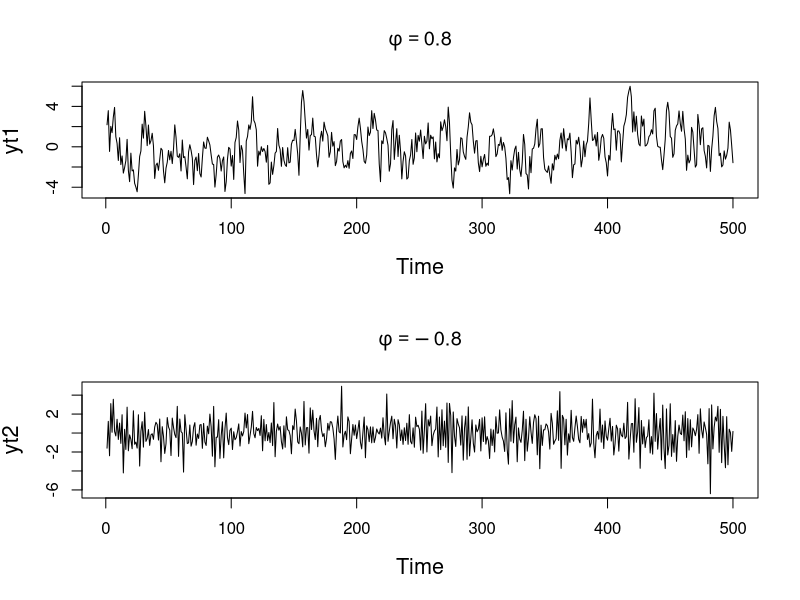
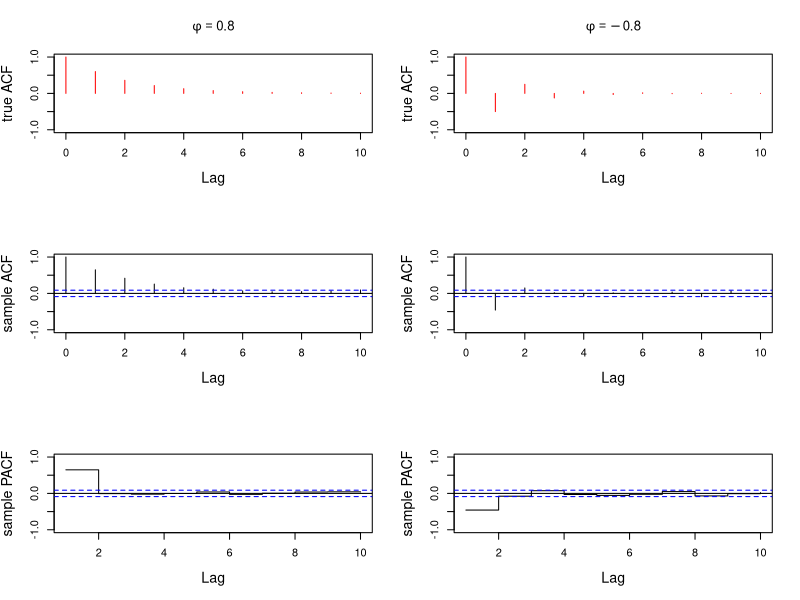

Source code (R) for these figures, in order:
###############################
#####    sample ar(1)     #####
###############################
#
# sample data from 2 ar(1) processes and plot their ACF and PACF functions
#
set.seed(2021)
T=500 # number of time points
#
# sample data from an ar(1) with ar coefficient phi = 0.9 and variance 1
#
v=2.0 # innovation variance
sd=sqrt(v) #innovation stantard deviation
phi1=0.6 # ar coefficient
yt1=arima.sim(n = T, model = list(ar = phi1), sd = sd)

#
# sample data from an ar(1) with ar coefficient phi = -0.9 and variance 1
#
phi2=-0.5 # ar coefficient
yt2=arima.sim(n = T, model = list(ar = phi2), sd = sd)

par(mfrow = c(2, 1), cex.lab = 1.3)
plot(yt1,main=expression(phi==0.8))
plot(yt2,main=expression(phi==-0.8))

par(mfrow = c(3, 2), cex.lab = 1.3)
lag.max=10 # max lag
#
## plot true ACFs for both processes
#

cov_0=sd^2/(1-phi1^2) # compute auto-covariance at h=0

cov_h=phi1^(0:lag.max)*cov_0 # compute auto-covariance at h
plot(0:lag.max, cov_h/cov_0, pch = 1, type = 'h', col = 'red',
     ylab = "true ACF", xlab = "Lag",ylim=c(-1,1), main=expression(phi==0.8))

cov_0=sd^2/(1-phi2^2) # compute auto-covariance at h=0
cov_h=phi2^(0:lag.max)*cov_0 # compute auto-covariance at h
# Plot autocorrelation function (ACF)
plot(0:lag.max, cov_h/cov_0, pch = 1, type = 'h', col = 'red',
     ylab = "true ACF", xlab = "Lag",ylim=c(-1,1),main=expression(phi==-0.8))

## plot sample ACFs for both processes
#
acf(yt1, lag.max = lag.max, type = "correlation", ylab = "sample ACF",
    lty = 1, ylim = c(-1, 1), main = " ")
acf(yt2, lag.max = lag.max, type = "correlation", ylab = "sample ACF",
    lty = 1, ylim = c(-1, 1), main = " ")
## plot sample PACFs for both processes
#
pacf(yt1, lag.max = lag.max, type = "sample PACF", ylab = "sample PACF",
     lty = 1, ylim = c(-1, 1), main = " ")
pacf(yt2, lag.max = lag.max, type = "sample PACF", ylab = "sample PACF",
     lty = 1, ylim = c(-1, 1), main = " ")